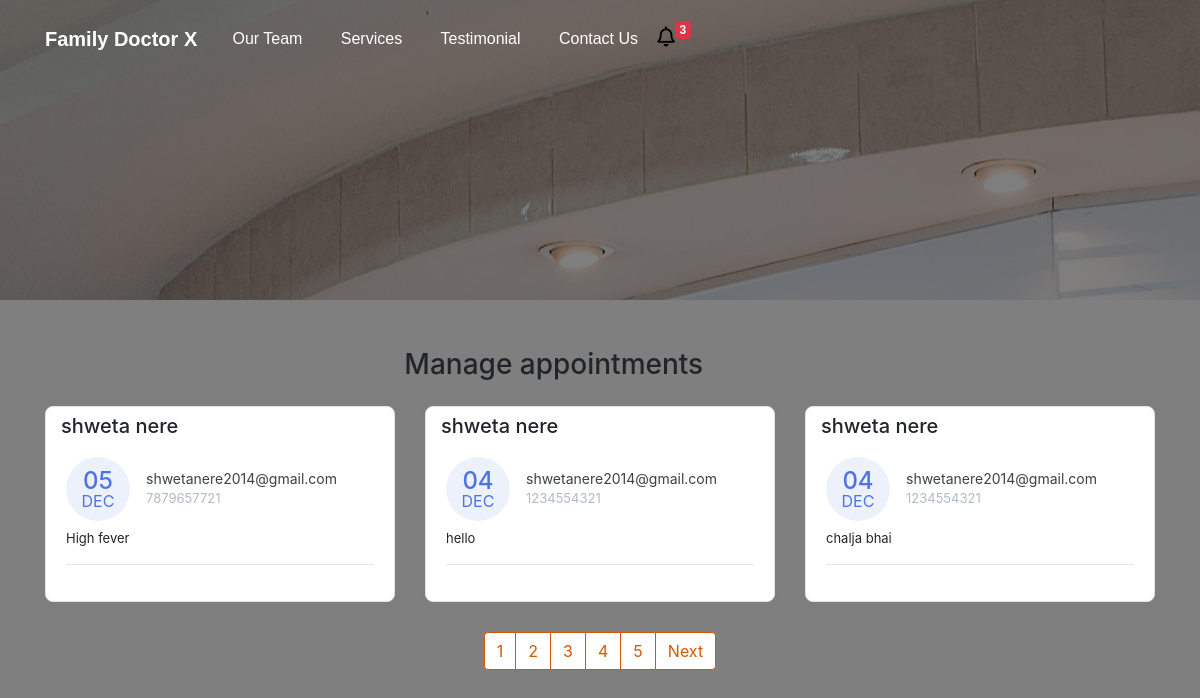
The page /manage-appointments/ on the database its author committed.
### doctor/models.py (models this page shows, shortened)
class Appointment(models.Model):
    first_name = models.CharField(max_length=50)
    last_name = models.CharField(max_length=50)
    email = models.CharField(max_length=50)
    phone = models.CharField(max_length=50)
    request = models.TextField(blank=True)
    sent_date = models.DateField(auto_now_add=True)
    accepted = models.BooleanField(default=False)
    accepted_date = models.DateField(auto_now_add=False, null=True, blank=True)
    class Meta:
        ordering = ["-sent_date"]

### doctor/views.py (the view, shortened to what this page needs)
# urls.py: path("manage-appointments/", ManageAppointmentTemplateView.as_view(), name= "manage"),
class ManageAppointmentTemplateView(ListView):
    template_name= "manage-appointments.html"
    model= Appointment
    context_object_name= "appointments"
    login_required = True
    paginate_by= 3
    def get_context_data(self,*args, **kwargs):
        context= super().get_context_data(*args, **kwargs)
        appointments= Appointment.objects.all()
        context.update({
          "title": "Manage Appointments"
        })
        return context

### doctor/context_processors.py (called while the page is built)
def get_notification(request):
    count = Appointment.objects.filter(accepted=False).count()
    data = {
        "count":count
    }
    return data

### templates/manage-appointments.html (shortened to what this page needs)
{% extends 'base.html' %}
{% block content  %}
    <div class="container mt-5">
        <div class="col-11 text-center mt-4 mb-4">
            <h3>
                Manage appointments
            </h3>
        </div>
        <div class="row">
          {% for app in appointments %}
            <div class="col-lg-4">
                <div class="card card-margin">
                    <div class="card-header no-border">
                        <h5 class="card-title">{{app.first_name}} {{app.last_name}}</h5>
                    </div>
                    <div class="card-body pt-0">
                        <div class="widget-49">
                            <div class="widget-49-title-wrapper">
                                <div class="widget-49-date-primary">
                                    <span class="widget-49-date-day">{{app.sent_date| date:"d"}}</span>
                                    <span class="widget-49-date-month">{{app.sent_date| date:"M"}}</span>
                                </div>
                                <div class="widget-49-meeting-info">
                                    <span class="widget-49-pro-title">{{app.email}}</span>
                                    <span class="widget-49-meeting-time">{{app.phone}}</span>
                                </div>
                            </div>
                            <div class="widget-49-meeting-points">
                                <span>{{app.request}}</span>
                            </div>
                            <hr class="w-100">
                        </div>
                    </div>
                </div>
            </div>
          {% endfor %}
        </div>
      {% if is_paginated %}
        <div class="wrapper">
            <nav aria-label="Page navigation example">
                <ul class="pagination">
                    {% for number in  page_obj.paginator.page_range %}
                    <li class="page-item"><a class="page-link" href="?page={{number}}">{{number}}</a></li>
                    {% endfor %}
                    {% if page_obj.has_next %}
                    <li class="page-item"><a class="page-link" href="?page={{page_obj.next_page_number}}">Next</a></li>
                    {% endif %}
                </ul>
            </nav>
        </div>
        {% endif %}
{% endblock content  %}

### templates/base.html (shortened to what this page needs)
{% load static %}
<!DOCTYPE html>
<html lang="en" style="scroll-behavior:smooth;">
<head>
  <link href="{% static 'css/bootstrap.min.css' %}" rel="stylesheet">
  <link rel="stylesheet" href="https://cdnjs.cloudflare.com/ajax/libs/font-awesome/5.15.3/css/all.min.css" />
  <link rel="stylesheet" href="{% static 'css/styles.css' %}" />
</head>
<body>
  <div class="header" style="background: url('../static/img/header.jpg') no-repeat fixed center; padding-bottom: 0px;
  {% if "appointment" in request.path %}
  max-height:300px!important;min-height:300px!important;
  {% endif %}
  ">
  <div style="background: rgba(0, 0, 0, 0.5); height: 1000px">
    <nav class="navbar navbar-dark navbar-expand-md navigation-clean-search">
        <div class="container"><a class="navbar-brand" href="{% url 'home' %}">Family Doctor X</a>
            <div class="collapse navbar-collapse"
                id="navcol-1">
                <ul class="nav navbar-nav">
                    <li class="nav-item" role="presentation">
                        <a class="nav-link active" href="#team">Our Team</a>
                    </li>
                    <li class="nav-item" role="presentation">
                        <a class="nav-link active" href="#services">Services</a>
                    </li>
                    <li class="nav-item" role="presentation">
                        <a class="nav-link active" href="#reviews">Testimonial</a>
                    </li>
                    <li class="nav-item" role="presentation">
                        <a class="nav-link active" href="#contact">Contact Us</a>
                    </li>
                  <li class="nav-item" role="presentation">
                    <a href="{% url 'manage' %}" style="float: left;cursor:pointer;" aria-expanded="true" title="You Have 6 New Appointments">
                      <i class="far fa-bell" style="font-size: 20px; float: left; color: black">
                      </i>
                  </a>
                  <span class="badge badge-danger">{{count}}</span>
                </li>
                </ul>
            </div>
        </div>
    </nav>
  </div>
</div>
  {% block content %}{% endblock content %}
</body>
</html>

### static/css/styles.css (style rules this page uses)
.header { background: rgb(177, 177, 177) url("img/header.jpg") no-repeat fixed center; min-height: 1000px; font-family:'Source Sans Pro', sans-serif; }
@media (min-width:768px) { .header { padding-bottom:0px; } }
.header .navbar { background:transparent; padding-top:.75rem; padding-bottom:.75rem; color:#fff; border-radius:0; box-shadow:none; border:none; }
@media (min-width:768px) { .header .navbar { padding-top:1rem; padding-bottom:1rem; } }
.header .navbar .navbar-brand { font-weight:bold; color:inherit; }
.header .navbar .navbar-collapse { border-top:1px solid rgba(255,255,255,0.3); margin-top:.5rem; }
@media (min-width:768px) { .header .navbar .navbar-collapse { border-color:transparent; margin:0; } }
.header .navbar .navbar-nav a.active, .header .navbar .navbar-nav > .show .dropdown-item { background:none; box-shadow:none; }
@media (min-width: 768px) { .header .navbar-nav .nav-link { padding-left:.7rem; padding-right:.7rem; } }
@media (min-width: 992px) { .header .navbar-nav .nav-link { padding-left:1.2rem; padding-right:1.2rem; } }
@media (min-width: 768px) { .navbar-nav>li>a { padding-top: 10px; padding-bottom: 10px; } }

### rows shown on the page
Appointment: first_name "shweta", last_name "nere", sent_date "05", sent_date "DEC", email "shwetanere2014@gmail.com", phone "7879657721", request "High fever"
Appointment: first_name "shweta", last_name "nere", sent_date "04", sent_date "DEC", email "shwetanere2014@gmail.com", phone "1234554321", request "hello"
Appointment: first_name "shweta", last_name "nere", sent_date "04", sent_date "DEC", email "shwetanere2014@gmail.com", phone "1234554321", request "chalja bhai"

### other values the page prints
{{ count }} "3"
{{ number }} "1" "2" "3" "4" "5"
